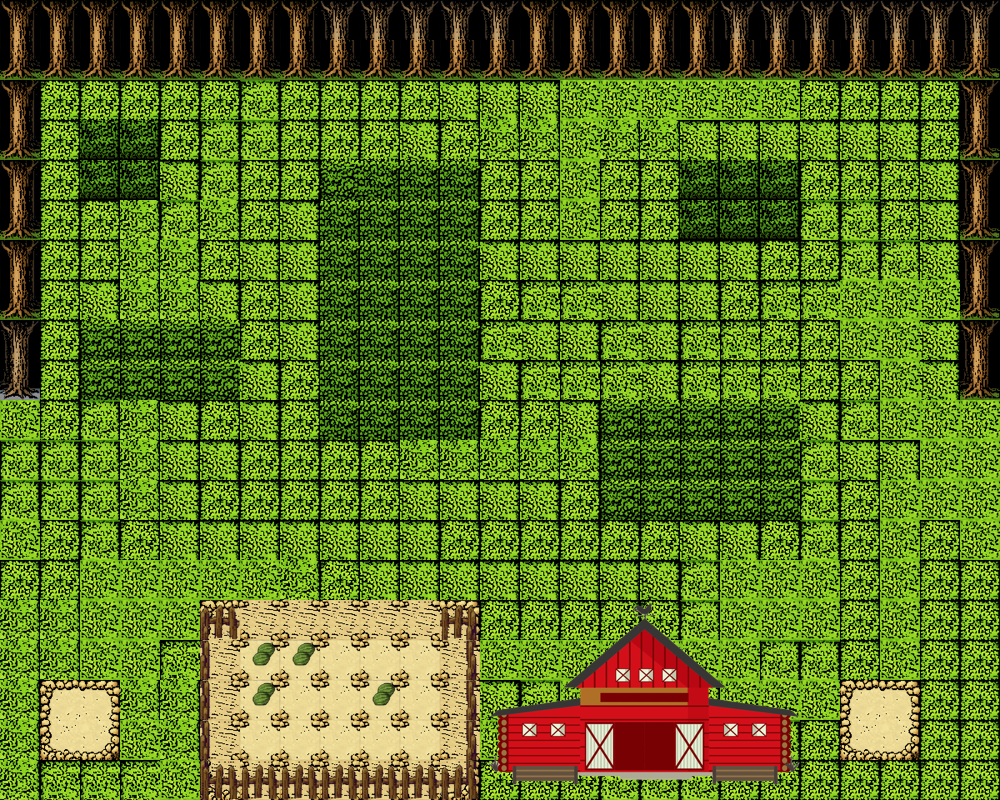

Below is a game level as drawn by its tile map, then a one-line description and the .tmx file that defines it, in full:
An orthogonal 25x20 tile map with 40x40 px tiles, 3 tile layers (ландшафт, домик, ограда), 3 tilesets.

<map version="1.5" tiledversion="1.7.2" orientation="orthogonal" renderorder="right-down" width="25" height="20" tilewidth="40" tileheight="40" infinite="0" nextlayerid="5" nextobjectid="1">
 <tileset firstgid="1" source="tiles_40.tsx" />
 <tileset firstgid="241" source="house.tsx" />
 <tileset firstgid="281" source="map/gardenWall.tsx" />
 <layer id="1" name="ландшафт" width="25" height="20">
  <data encoding="csv">
219,219,219,219,219,219,219,219,222,222,222,222,222,219,219,219,219,219,222,222,222,222,222,222,222,
235,235,235,235,235,235,235,235,235,235,235,235,235,235,235,235,235,235,235,235,235,235,235,235,236,
219,171,171,171,171,171,13,171,171,171,171,30,30,30,14,14,14,14,14,14,171,171,171,171,220,
235,171,78,78,171,13,13,171,171,171,30,171,46,46,14,46,46,30,30,30,30,30,30,171,236,
219,171,78,78,30,13,171,171,61,62,62,62,171,171,14,171,171,78,78,78,171,171,171,30,220,
235,171,171,46,13,46,171,30,62,62,62,62,171,171,14,171,171,78,78,78,13,13,171,30,236,
219,171,171,46,46,171,30,30,62,62,62,62,30,30,30,30,30,30,30,171,171,13,13,30,220,
235,171,30,46,46,30,171,30,62,62,62,62,171,29,29,30,30,30,171,29,29,14,14,14,236,
222,171,61,61,61,61,171,30,62,62,62,62,29,30,30,29,30,29,29,171,171,14,14,30,220,
238,171,61,61,61,61,30,171,62,62,62,62,30,29,29,29,30,29,29,29,171,171,14,30,236,
14,171,13,46,30,171,30,171,62,62,62,62,171,171,30,61,61,61,61,61,30,13,14,14,14,
13,13,13,46,30,30,171,171,171,171,46,46,46,46,46,61,61,61,61,61,13,30,30,14,14,
13,13,13,46,30,171,171,171,171,171,30,30,30,30,171,61,61,61,61,61,13,171,14,14,14,
14,171,13,171,30,30,30,30,30,30,30,171,171,171,171,171,171,30,30,171,13,171,14,171,14,
171,171,13,171,30,171,171,171,171,30,30,30,30,30,30,30,30,13,14,14,14,171,14,171,171,
181,166,166,166,166,166,182,30,30,30,14,14,171,171,171,171,171,13,14,14,14,171,14,171,171,
166,164,164,164,164,164,166,171,171,171,14,171,14,14,14,14,14,14,14,13,13,171,14,171,171,
166,164,164,164,164,164,166,171,171,171,14,30,30,13,14,14,14,13,14,14,14,171,171,171,171,
166,164,164,164,164,164,166,13,13,13,13,14,14,14,14,14,14,14,13,13,171,171,171,171,171,
197,166,166,166,166,166,198,171,171,171,171,171,171,171,171,13,13,13,171,171,171,171,171,171,171
</data>
 </layer>
 <layer id="3" name="домик" width="25" height="20">
  <data encoding="csv">
0,0,0,0,0,0,0,0,0,0,0,0,0,0,0,0,0,0,0,0,0,0,0,0,0,
0,0,0,0,0,0,0,0,0,0,0,0,0,0,0,0,0,0,0,0,0,0,0,0,0,
0,0,0,0,0,0,0,0,0,0,0,0,0,0,0,0,0,0,0,0,0,0,0,0,0,
0,0,0,0,0,0,0,0,0,0,0,0,0,0,0,0,0,0,0,0,0,0,0,0,0,
0,0,0,0,0,0,0,0,0,0,0,0,0,0,0,0,0,0,0,0,0,0,0,0,0,
0,0,0,0,0,0,0,0,0,0,0,0,0,0,0,0,0,0,0,0,0,0,0,0,0,
0,0,0,0,0,0,0,0,0,0,0,0,0,0,0,0,0,0,0,0,0,0,0,0,0,
0,0,0,0,0,0,0,0,0,0,0,0,0,0,0,0,0,0,0,0,0,0,0,0,0,
0,0,0,0,0,0,0,0,0,0,0,0,0,0,0,0,0,0,0,0,0,0,0,0,0,
0,0,0,0,0,0,0,0,0,0,0,0,0,0,0,0,0,0,0,0,0,0,0,0,0,
0,0,0,0,0,0,0,0,0,0,0,0,0,0,0,0,0,0,0,0,0,0,0,0,0,
0,0,0,0,0,0,0,0,0,0,0,0,0,0,0,0,0,0,0,0,0,0,0,0,0,
0,0,0,0,0,0,0,0,0,0,0,0,0,0,0,0,0,0,0,0,0,0,0,0,0,
0,0,0,0,0,0,0,0,0,0,0,0,0,0,0,0,0,0,0,0,0,0,0,0,0,
0,0,14,14,14,14,14,46,0,0,0,0,0,0,0,0,0,0,0,0,0,0,0,0,0,
46,46,14,14,14,181,166,166,166,166,166,182,241,242,243,244,245,246,247,248,0,0,0,0,0,
46,46,14,14,29,166,164,164,164,164,164,166,249,250,251,252,253,254,255,256,0,0,0,0,0,
46,179,180,46,46,166,164,164,164,164,164,166,257,258,259,260,261,262,263,264,0,179,180,0,0,
46,195,196,14,46,166,164,164,164,164,164,166,265,266,267,268,269,270,271,272,0,195,196,0,0,
46,29,29,29,14,197,166,166,166,166,166,198,273,274,275,276,277,278,279,280,0,0,0,0,0
</data>
 </layer>
 <layer id="4" name="ограда" width="25" height="20">
  <data encoding="csv">
0,0,0,0,0,0,0,0,0,0,0,0,0,0,0,0,0,0,0,0,0,0,0,0,0,
0,0,0,0,0,0,0,0,0,0,0,0,0,0,0,0,0,0,0,0,0,0,0,0,0,
0,0,0,0,0,0,0,0,0,0,0,0,0,0,0,0,0,0,0,0,0,0,0,0,0,
0,0,0,0,0,0,0,0,0,0,0,0,0,0,0,0,0,0,0,0,0,0,0,0,0,
0,0,0,0,0,0,0,0,0,0,0,0,0,0,0,0,0,0,0,0,0,0,0,0,0,
0,0,0,0,0,0,0,0,0,0,0,0,0,0,0,0,0,0,0,0,0,0,0,0,0,
0,0,0,0,0,0,0,0,0,0,0,0,0,0,0,0,0,0,0,0,0,0,0,0,0,
0,0,0,0,0,0,0,0,0,0,0,0,0,0,0,0,0,0,0,0,0,0,0,0,0,
0,0,0,0,0,0,0,0,0,0,0,0,0,0,0,0,0,0,0,0,0,0,0,0,0,
0,0,0,0,0,0,0,0,0,0,0,0,0,0,0,0,0,0,0,0,0,0,0,0,0,
0,0,0,0,0,0,0,0,0,0,0,0,0,0,0,0,0,0,0,0,0,0,0,0,0,
0,0,0,0,0,0,0,0,0,0,0,0,0,0,0,0,0,0,0,0,0,0,0,0,0,
0,0,0,0,0,0,0,0,0,0,0,0,0,0,0,0,0,0,0,0,0,0,0,0,0,
0,0,0,0,0,0,0,0,0,0,0,0,0,0,0,0,0,0,0,0,0,0,0,0,0,
0,0,0,0,0,0,0,0,0,0,0,0,0,0,0,0,0,0,0,0,0,0,0,0,0,
0,0,0,0,0,282,0,0,0,0,0,284,0,0,0,0,0,0,0,0,0,0,0,0,0,
0,0,0,0,0,286,281,281,0,0,0,288,0,0,0,0,0,0,0,0,0,0,0,0,0,
0,0,0,0,0,286,281,0,0,281,0,288,0,0,0,0,0,0,0,0,0,0,0,0,0,
0,0,0,0,0,286,0,0,0,0,0,288,0,0,0,0,0,0,0,0,0,0,0,0,0,
0,0,0,0,0,290,291,291,291,291,291,292,0,0,0,0,0,0,0,0,0,0,0,0,0
</data>
 </layer>
</map>